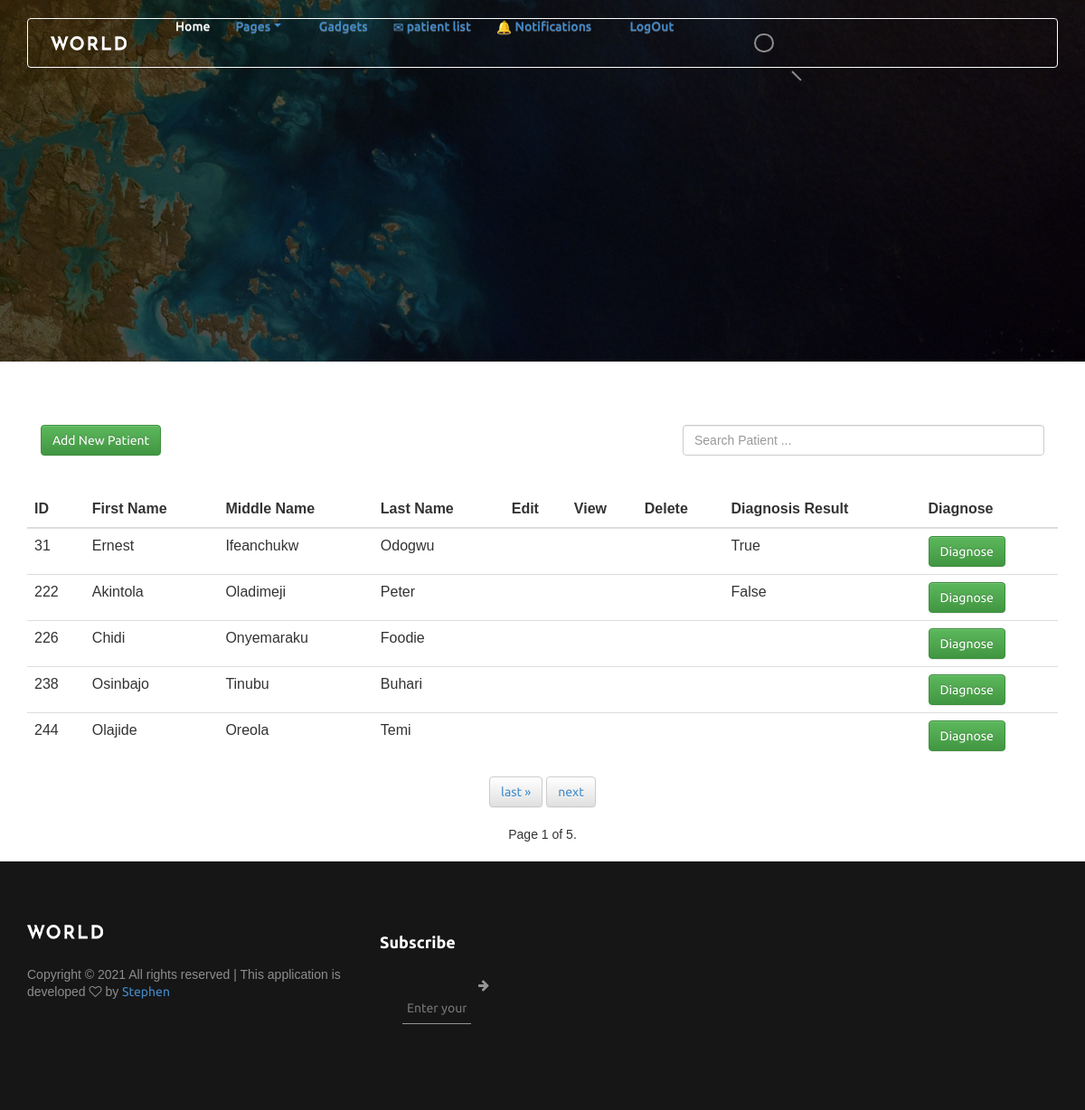
Page /patient-list/ on the committed database.
### db_mellitus/models.py (models this page shows, shortened)
class Patient(models.Model):
    first_name = models.CharField(max_length=10, blank=False)
    middle_name = models.CharField(max_length=10, blank=False)
    last_name = models.CharField(max_length=10, blank=False)
    dob = models.DateField(blank=False)
    gender = models.CharField(max_length=1, choices=GENDER, blank=False)
    symptom = models.OneToOneField(Symptom, on_delete=models.CASCADE, blank=True)

class Symptom(models.Model):
    pregnancy_count = models.IntegerField(blank=False)
    plasma = models.IntegerField(blank=False)
    skin_thickness = models.IntegerField(blank=False)
    blood_pressure = models.IntegerField(blank=False)
    insulin = models.IntegerField(blank=False)
    bmi = models.FloatField(blank=False)
    pedigree = models.FloatField(blank=False)
    age = models.IntegerField(blank=False)
    prediction_result = models.BooleanField(default=False, blank=True)
    type_one_result = models.BooleanField(default=False, blank=True)
    type_two_result = models.BooleanField(default=False, blank=True)
    gestational_result = models.BooleanField(default=False, blank=True)

### db_mellitus/views.py (the view)
# urls.py: path('patient-list/', views.patient_list, name='patient-list'),
def patient_list(request, template_name='patient/patient-list.html'):
    patient = Patient.objects.all()
    paginator = Paginator(patient, 5)
    page_number = request.GET.get('page')
    page_obj = paginator.get_page(page_number)
    return render(request, template_name, {'object_list': patient, 'page_obj': page_obj})

### db_mellitus/templates/patient/patient-list.html (shortened to what this page needs)
{% load static %}
    <link rel="stylesheet" href="{% static 'css/animate.css' %}">
    <link rel="stylesheet" href="{% static 'css/themify-icons.css' %}">
    <link rel="stylesheet" href="{% static 'css/style.css' %}">
    <link rel="stylesheet" href="{% static 'css/bootstrap.css' %}">
    <link rel="stylesheet" href="{% static 'css/bootstrap-theme.css' %}">
    <link rel="stylesheet" href="{% static 'css/owl.carousel.css' %}">
    <link rel="stylesheet" href="{% static 'css/magnific-popup.css' %}">
    <link rel="stylesheet" href="{% static 'css/font-awesome.min.css' %}">
    <link rel="stylesheet" href="{% static 'css/font-bootstrap.min.css' %}">
    <link rel="stylesheet" href="{% static 'scss/_mixin.scss' %}">
    <link rel="stylesheet" href="{% static 'scss/_responsive.scss' %}">
    <link rel="stylesheet" href="{% static 'scss/_variables.scss' %}">
    <link rel="stylesheet" href="{% static 'scss/_theme_color.scss' %}">
    <link rel="stylesheet" href="{% static 'scss/style.scss' %}">
{%  block content %}
    <header class="header-area">
        <div class="container">
            <div class="row">
                <div class="col-12">
                    <nav class="navbar navbar-expand-lg">
                        <a class="navbar-brand" href="index.html"><img src="{% static 'img/core-img/logo.png' %}" alt="Logo"></a>
                        <div class="collapse navbar-collapse" id="worldNav">
                            <ul class="navbar-nav ml-auto">
                                <li class="nav-item active">
                                    <a class="nav-link" href="{% url 'patient-new' %}">Home <span class="sr-only">(current)</span></a>
                                </li>
                                <li class="nav-item dropdown">
                                    <a class="nav-link dropdown-toggle" href="#" id="navbarDropdown" role="button" data-toggle="dropdown" aria-haspopup="true" aria-expanded="false">Pages</a>
                                </li>
                                <li class="nav-item">
                                    <a class="nav-link" href="#"><span class="glyphicon glyphicon-home"></span> Gadgets</a>
                                </li>
                                <li class="nav-item">
                                    <a class="nav-link" href="#"><span class="glyphicon glyphicon-envelope"></span> patient list</a>
                                </li>
                                <li class="nav-item">
                                    <a class="nav-link" href="{% static 'url' %}"><span class="glyphicon glyphicon-bell"></span> Notifications </a>
                                </li>
                                <li class="nav-item">
                                    <a class="nav-link" href="#"><span class="glyphicon glyphicon-eye-close"></span> LogOut</a>
                                </li>
                            </ul>
                            <div id="search-wrapper">
                                <form action="#">
                                    <input type="text" id="search" placeholder="Search something...">
                                </form>
                            </div>
                        </div>
                    </nav>
                </div>
            </div>
        </div>
    </header>
    <div class="hero-area height-400 bg-img background-overlay" style="background-image: url(/static/img/blog-img/bg4.jpg);"></div>
    <div class="container">
        <div class="row">
            <div class="col-md-12">
                <div class="col-md-3" style="margin-top:70px;">
                 <a href="{% url 'patient-new' %}"><button class="btn btn-success">Add New Patient</button></a>
                </div>
                <div class="col-md-3" style="float:right; margin-top:70px;">
                    <input id="myInput" class="form-control" type="text" placeholder="Search Patient ..." style="float:right; margin-bottom:40px; width:400px;">
                </div>
                <table class="table table-hover" id="myTable" style="margin-top:50px;">
                    <thead>
                        <tr>
                            <th>ID</th>
                            <th>First Name</th>
                            <th>Middle Name</th>
                            <th>Last Name</th>
                            <th>Edit</th>
                            <th>View</th>
                            <th>Delete</th>
                            <th>Diagnosis Result</th>
                            <th>Diagnose</th>
                        </tr>
                    </thead>
                    <tbody>
                        {% for patient in page_obj %}
                            <tr>
                                <td>{{patient.id}}</td>
                                <td>{{patient.first_name}}</td>
                                <td>{{patient.middle_name}}</td>
                                <td>{{patient.last_name}}</td>
                                <td><a href="{% url 'patient-edit' patient.id %}" style="cursor:pointer"><span class="glyphicon glyphicon-edit"></span></a></td>
                                <td><a href="{% url 'patient-view' patient.id %}" style="cursor:pointer; color:green;"><span  class="glyphicon glyphicon-eye-open"></span></a></td>
                                <td><a href="{% url 'patient-delete' patient.id %}" style="cursor:pointer; color: red;"><span class="glyphicon glyphicon-edit"></span></a></td>
                                <td>{{patient.symptom.prediction_result}}</td>
                                <td><a href="{% url 'diagnose-patient' patient.id %}"><button class="btn btn-success">Diagnose</button></a></td>
                            </tr>
                         {% endfor %}
                    </tbody>
                </table>
                <div class="pager">
                    <span class="step-links">
                        {% if page_obj.has_next %}
                           <button class="btn btn-default"><a href="?page={{ page_obj.paginator.num_pages }}">last &raquo;</a></button>
                           <button class="btn btn-default"><a href="?page={{ page_obj.next_page_number }}">next</a></button>
                        {% endif %}
                         <br/>
                         <br/>
                        <span class="current">
                            Page {{ page_obj.number }} of {{ page_obj.paginator.num_pages }}.
                        </span>
                    </span>
                </div>
            </div>
        </div>
    </div>
    <footer class="footer-area">
        <div class="container">
            <div class="row">
                <div class="col-12 col-md-4">
                    <div class="footer-single-widget">
                        <a href="#"><img src="{% static 'img/core-img/logo.png' %}" alt=""></a>
                        <div class="copywrite-text mt-30">
                            <p>Copyright &copy;
                                All rights reserved | This application is developed
                                <i class="fa fa-heart-o" aria-hidden="true"></i> by <a href="https://colorlib.com" target="_blank">Stephen</a>
                            </p>
                        </div>
                    </div>
                </div>
                <div class="col-12 col-md-4">
                    <div class="footer-single-widget">
                        <h5>Subscribe</h5>
                        <form action="#" method="post">
                            <input type="email" name="email" id="email" placeholder="Enter your mail">
                            <button type="button"><i class="fa fa-arrow-right"></i></button>
                        </form>
                    </div>
                </div>
            </div>
        </div>
    </footer>
{% endblock %}

### static/css/style.css (style rules this page uses)
* { margin: 0; padding: 0; }
h1, h2, h3, h4, h5, h6 { color: #000000; font-weight: 500; line-height: 1.3; }
p { color: #8d8d8d; font-size: 14px; line-height: 1.4; }
a { -webkit-transition-duration: 500ms; transition-duration: 500ms; text-decoration: none; outline: none; font-size: 14px; font-weight: 400; font-family: "Ubuntu", sans-serif; color: #8d8d8d; }
ul, ol { margin: 0; }
ul li, ol li { list-style: none; }
img { height: auto; max-width: 100%; }
.mt-30 { margin-top: 30px; }
.bg-img { background-position: center center; background-size: cover; background-repeat: no-repeat; }
.height-400 { height: 400px !important; }
.background-overlay { position: relative; z-index: 2; }
.background-overlay:after { position: absolute; z-index: -1; top: 0; left: 0; width: 100%; height: 100%; content: ''; background-color: rgba(0, 0, 0, 0.7); }
.header-area { position: fixed; top: 0; width: 100%; height: auto; margin-top: 20px; left: 0; z-index: 300; -webkit-transition-duration: 500ms; transition-duration: 500ms; }
.header-area .navbar { border-bottom: 1px solid; border-color: #ffffff; -webkit-transition-duration: 500ms; transition-duration: 500ms; height: 55px; }
.header-area .navbar .navbar-nav { margin-right: 50px; }
.header-area .navbar .navbar-nav .nav-link { padding: 0.5em 1em; font-weight: 500; }
.header-area .navbar .navbar-nav .nav-item.active .nav-link { color: #ffffff; }
.hero-area { position: relative; z-index: 1; }
#search-wrapper { display: inline-block; position: relative; }
#search-wrapper:after { position: absolute; bottom: 3px; right: -9px; display: block; content: ""; width: 14px; height: 2px; background-color: #8d8d8d; -webkit-transform: rotate(45deg) scaleX(0); transform: rotate(45deg) scaleX(0); transform-origin: 0 50%; -webkit-animation: lens-in 0.6s linear 0.9s forwards; animation: lens-in 0.6s linear 0.9s forwards; }
#search-wrapper #search { color: #ffffff; background: none; border: 2px solid; border-color: #8d8d8d; outline: none; padding: 0 9px; border-radius: 1000px; width: 0; transition: all 0.3s 0.6s; font-size: 12px; }
.footer-area { background-color: #161616; padding: 70px 0; position: relative; z-index: 1; }
.footer-area .footer-single-widget .copywrite-text p { margin-bottom: 0; }
.footer-area .footer-single-widget h5 { font-size: 18px; font-family: "Ubuntu", sans-serif; margin-bottom: 20px; font-weight: 700; color: #ffffff; }
.footer-area .footer-single-widget form { position: relative; z-index: 1; }
.footer-area .footer-single-widget form input[type="email"] { width: 100%; height: 35px; background-color: transparent; border: none; border-bottom: 1px solid; border-color: #959595; color: #959595; font-size: 14px; padding: 0 5px; font-family: "Ubuntu", sans-serif; }
.footer-area .footer-single-widget form button { position: absolute; height: 35px; top: 0; right: 5px; z-index: 10; background-color: transparent; border: none; cursor: pointer; width: 50px; text-align: right; }
.footer-area .footer-single-widget form button i { font-size: 14px; color: #959595; }

### db_mellitus/templates/patient/patient-list.html (style rules this page uses)
form { width:35%; padding:25px; border-radius:5px; }

### rows in the picture
Patient: id "31", first_name "Ernest", middle_name "Ifeanchukw", last_name "Odogwu", symptom.prediction_result "True"
Patient: id "222", first_name "Akintola", middle_name "Oladimeji", last_name "Peter", symptom.prediction_result "False"
Patient: id "226", first_name "Chidi", middle_name "Onyemaraku", last_name "Foodie"
Patient: id "238", first_name "Osinbajo", middle_name "Tinubu", last_name "Buhari"
Patient: id "244", first_name "Olajide", middle_name "Oreola", last_name "Temi"

### other values in the picture
{{ page_obj.number }} "1"
{{ page_obj.paginator.num_pages }} "5"
